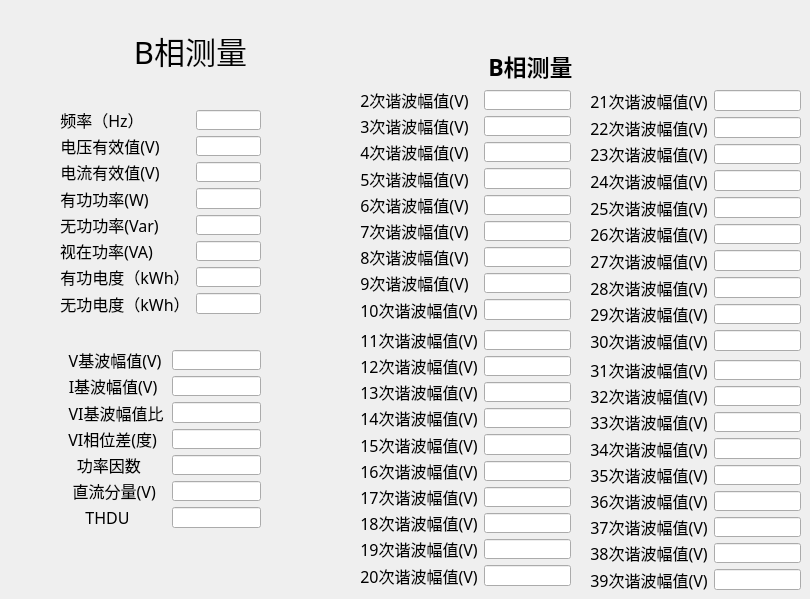
     <widget class="QWidget" name="tab_4">
      <attribute name="title">
       <string>B相基本量</string>
      </attribute>
      <widget class="QLabel" name="label_9">
       <property name="geometry">
        <rect>
         <x>50</x>
         <y>30</y>
         <width>281</width>
         <height>41</height>
        </rect>
       </property>
       <property name="font">
        <font>
         <family>楷体</family>
         <pointsize>23</pointsize>
        </font>
       </property>
       <property name="text">
        <string>B相测量</string>
       </property>
       <property name="alignment">
        <set>Qt::AlignCenter</set>
       </property>
      </widget>
      <widget class="QWidget" name="layoutWidget_16">
       <property name="geometry">
        <rect>
         <x>360</x>
         <y>330</y>
         <width>211</width>
         <height>256</height>
        </rect>
       </property>
       <layout class="QFormLayout" name="formLayout_30">
        <item row="0" column="0">
         <widget class="QLabel" name="label_302">
          <property name="font">
           <font>
            <family>楷体</family>
            <pointsize>12</pointsize>
           </font>
          </property>
          <property name="text">
           <string>11次谐波幅值(V)</string>
          </property>
          <property name="alignment">
           <set>Qt::AlignCenter</set>
          </property>
         </widget>
        </item>
        <item row="0" column="1">
         <widget class="QLineEdit" name="B_shiyicixiebofuzhi"/>
        </item>
        <item row="1" column="0">
         <widget class="QLabel" name="label_303">
          <property name="font">
           <font>
            <family>楷体</family>
            <pointsize>12</pointsize>
           </font>
          </property>
          <property name="text">
           <string>12次谐波幅值(V)</string>
          </property>
          <property name="alignment">
           <set>Qt::AlignCenter</set>
          </property>
         </widget>
        </item>
        <item row="1" column="1">
         <widget class="QLineEdit" name="B_shiercixiebofuzhi"/>
        </item>
        <item row="2" column="0">
         <widget class="QLabel" name="label_304">
          <property name="font">
           <font>
            <family>楷体</family>
            <pointsize>12</pointsize>
           </font>
          </property>
          <property name="text">
           <string>13次谐波幅值(V)</string>
          </property>
          <property name="alignment">
           <set>Qt::AlignCenter</set>
          </property>
         </widget>
        </item>
        <item row="2" column="1">
         <widget class="QLineEdit" name="B_shisancixiebofuzhi"/>
        </item>
        <item row="3" column="0">
         <widget class="QLabel" name="label_305">
          <property name="font">
           <font>
            <family>楷体</family>
            <pointsize>12</pointsize>
           </font>
          </property>
          <property name="text">
           <string>14次谐波幅值(V)</string>
          </property>
          <property name="alignment">
           <set>Qt::AlignCenter</set>
          </property>
         </widget>
        </item>
        <item row="3" column="1">
         <widget class="QLineEdit" name="B_shisicixiebofuzhi"/>
        </item>
        <item row="4" column="0">
         <widget class="QLabel" name="label_306">
          <property name="font">
           <font>
            <family>楷体</family>
            <pointsize>12</pointsize>
           </font>
          </property>
          <property name="text">
           <string>15次谐波幅值(V)</string>
          </property>
          <property name="alignment">
           <set>Qt::AlignCenter</set>
          </property>
         </widget>
        </item>
        <item row="4" column="1">
         <widget class="QLineEdit" name="B_shiwucixiebofuzhi"/>
        </item>
        <item row="5" column="0">
         <widget class="QLabel" name="label_307">
          <property name="font">
           <font>
            <family>楷体</family>
            <pointsize>12</pointsize>
           </font>
          </property>
          <property name="text">
           <string>16次谐波幅值(V)</string>
          </property>
          <property name="alignment">
           <set>Qt::AlignCenter</set>
          </property>
         </widget>
        </item>
        <item row="5" column="1">
         <widget class="QLineEdit" name="B_shiliucixiebofuzhi"/>
        </item>
        <item row="6" column="0">
         <widget class="QLabel" name="label_308">
          <property name="font">
           <font>
            <family>楷体</family>
            <pointsize>12</pointsize>
           </font>
          </property>
          <property name="text">
           <string>17次谐波幅值(V)</string>
          </property>
          <property name="alignment">
           <set>Qt::AlignCenter</set>
          </property>
         </widget>
        </item>
        <item row="6" column="1">
         <widget class="QLineEdit" name="B_shiqicixiebofuzhi"/>
        </item>
        <item row="7" column="0">
         <widget class="QLabel" name="label_309">
          <property name="font">
           <font>
            <family>楷体</family>
            <pointsize>12</pointsize>
           </font>
          </property>
          <property name="text">
           <string>18次谐波幅值(V)</string>
          </property>
          <property name="alignment">
           <set>Qt::AlignCenter</set>
          </property>
         </widget>
        </item>
        <item row="7" column="1">
         <widget class="QLineEdit" name="B_shibacixiebofuzhi"/>
        </item>
        <item row="8" column="0">
         <widget class="QLabel" name="label_310">
          <property name="font">
           <font>
            <family>楷体</family>
            <pointsize>12</pointsize>
           </font>
          </property>
          <property name="text">
           <string>19次谐波幅值(V)</string>
          </property>
          <property name="alignment">
           <set>Qt::AlignCenter</set>
          </property>
         </widget>
        </item>
        <item row="8" column="1">
         <widget class="QLineEdit" name="B_shijiucixiebofuzhi"/>
        </item>
        <item row="9" column="0">
         <widget class="QLabel" name="label_311">
          <property name="font">
           <font>
            <family>楷体</family>
            <pointsize>12</pointsize>
           </font>
          </property>
          <property name="text">
           <string>20次谐波幅值(V)</string>
          </property>
          <property name="alignment">
           <set>Qt::AlignCenter</set>
          </property>
         </widget>
        </item>
        <item row="9" column="1">
         <widget class="QLineEdit" name="B_ershicixiebofuzhi"/>
        </item>
       </layout>
      </widget>
      <widget class="QWidget" name="layoutWidget_17">
       <property name="geometry">
        <rect>
         <x>590</x>
         <y>90</y>
         <width>211</width>
         <height>261</height>
        </rect>
       </property>
       <layout class="QFormLayout" name="formLayout_31">
        <item row="0" column="0">
         <widget class="QLabel" name="label_312">
          <property name="font">
           <font>
            <family>楷体</family>
            <pointsize>12</pointsize>
           </font>
          </property>
          <property name="text">
           <string>21次谐波幅值(V)</string>
          </property>
          <property name="alignment">
           <set>Qt::AlignCenter</set>
          </property>
         </widget>
        </item>
        <item row="0" column="1">
         <widget class="QLineEdit" name="B_ershiyicixiebofuzhi"/>
        </item>
        <item row="1" column="0">
         <widget class="QLabel" name="label_313">
          <property name="font">
           <font>
            <family>楷体</family>
            <pointsize>12</pointsize>
           </font>
          </property>
          <property name="text">
           <string>22次谐波幅值(V)</string>
          </property>
          <property name="alignment">
           <set>Qt::AlignCenter</set>
          </property>
         </widget>
        </item>
        <item row="1" column="1">
         <widget class="QLineEdit" name="B_ershiercixiebofuzhi"/>
        </item>
        <item row="2" column="0">
         <widget class="QLabel" name="label_314">
          <property name="font">
           <font>
            <family>楷体</family>
            <pointsize>12</pointsize>
           </font>
          </property>
          <property name="text">
           <string>23次谐波幅值(V)</string>
          </property>
          <property name="alignment">
           <set>Qt::AlignCenter</set>
          </property>
         </widget>
        </item>
        <item row="2" column="1">
         <widget class="QLineEdit" name="B_ershisancixiebofuzhi"/>
        </item>
        <item row="3" column="0">
         <widget class="QLabel" name="label_315">
          <property name="font">
           <font>
            <family>楷体</family>
            <pointsize>12</pointsize>
           </font>
          </property>
          <property name="text">
           <string>24次谐波幅值(V)</string>
          </property>
          <property name="alignment">
           <set>Qt::AlignCenter</set>
          </property>
         </widget>
        </item>
        <item row="3" column="1">
         <widget class="QLineEdit" name="B_ershisicixiebofuzhi"/>
        </item>
        <item row="4" column="1">
         <widget class="QLineEdit" name="B_ershiwucixiebofuzhi"/>
        </item>
        <item row="5" column="0">
         <widget class="QLabel" name="label_316">
          <property name="font">
           <font>
            <family>楷体</family>
            <pointsize>12</pointsize>
           </font>
          </property>
          <property name="text">
           <string>26次谐波幅值(V)</string>
          </property>
          <property name="alignment">
           <set>Qt::AlignCenter</set>
          </property>
         </widget>
        </item>
        <item row="5" column="1">
         <widget class="QLineEdit" name="B_ershiliucixiebofuzhi"/>
        </item>
        <item row="6" column="0">
         <widget class="QLabel" name="label_317">
          <property name="font">
           <font>
            <family>楷体</family>
            <pointsize>12</pointsize>
           </font>
          </property>
          <property name="text">
           <string>27次谐波幅值(V)</string>
          </property>
          <property name="alignment">
           <set>Qt::AlignCenter</set>
          </property>
         </widget>
        </item>
        <item row="6" column="1">
         <widget class="QLineEdit" name="B_ershiqicixiebofuzhi"/>
        </item>
        <item row="7" column="0">
         <widget class="QLabel" name="label_318">
          <property name="font">
           <font>
            <family>楷体</family>
            <pointsize>12</pointsize>
           </font>
          </property>
          <property name="text">
           <string>28次谐波幅值(V)</string>
          </property>
          <property name="alignment">
           <set>Qt::AlignCenter</set>
          </property>
         </widget>
        </item>
        <item row="7" column="1">
         <widget class="QLineEdit" name="B_ershibacixiebofuzhi"/>
        </item>
        <item row="8" column="0">
         <widget class="QLabel" name="label_319">
          <property name="font">
           <font>
            <family>楷体</family>
            <pointsize>12</pointsize>
           </font>
          </property>
          <property name="text">
           <string>29次谐波幅值(V)</string>
          </property>
          <property name="alignment">
           <set>Qt::AlignCenter</set>
          </property>
         </widget>
        </item>
        <item row="8" column="1">
         <widget class="QLineEdit" name="B_ershijiucixiebofuzhi"/>
        </item>
        <item row="9" column="0">
         <widget class="QLabel" name="label_320">
          <property name="font">
           <font>
            <family>楷体</family>
            <pointsize>12</pointsize>
           </font>
          </property>
          <property name="text">
           <string>30次谐波幅值(V)</string>
          </property>
          <property name="alignment">
           <set>Qt::AlignCenter</set>
          </property>
         </widget>
        </item>
        <item row="9" column="1">
         <widget class="QLineEdit" name="B_sanshicixiebofuzhi"/>
        </item>
        <item row="4" column="0">
         <widget class="QLabel" name="label_321">
          <property name="font">
           <font>
            <family>楷体</family>
            <pointsize>12</pointsize>
           </font>
          </property>
          <property name="text">
           <string>25次谐波幅值(V)</string>
          </property>
          <property name="alignment">
           <set>Qt::AlignCenter</set>
          </property>
         </widget>
        </item>
       </layout>
      </widget>
      <widget class="QWidget" name="layoutWidget_15">
       <property name="geometry">
        <rect>
         <x>360</x>
         <y>90</y>
         <width>211</width>
         <height>230</height>
        </rect>
       </property>
       <layout class="QFormLayout" name="formLayout_32">
        <item row="0" column="0">
         <widget class="QLabel" name="label_322">
          <property name="font">
           <font>
            <family>楷体</family>
            <pointsize>12</pointsize>
           </font>
          </property>
          <property name="text">
           <string>2次谐波幅值(V)</string>
          </property>
          <property name="alignment">
           <set>Qt::AlignCenter</set>
          </property>
         </widget>
        </item>
        <item row="0" column="1">
         <widget class="QLineEdit" name="B_ercixiebofuzhi"/>
        </item>
        <item row="1" column="0">
         <widget class="QLabel" name="label_323">
          <property name="font">
           <font>
            <family>楷体</family>
            <pointsize>12</pointsize>
           </font>
          </property>
          <property name="text">
           <string>3次谐波幅值(V)</string>
          </property>
          <property name="alignment">
           <set>Qt::AlignCenter</set>
          </property>
         </widget>
        </item>
        <item row="1" column="1">
         <widget class="QLineEdit" name="B_sancixiebofuzhi"/>
        </item>
        <item row="2" column="0">
         <widget class="QLabel" name="label_324">
          <property name="font">
           <font>
            <family>楷体</family>
            <pointsize>12</pointsize>
           </font>
          </property>
          <property name="text">
           <string>4次谐波幅值(V)</string>
          </property>
          <property name="alignment">
           <set>Qt::AlignCenter</set>
          </property>
         </widget>
        </item>
        <item row="2" column="1">
         <widget class="QLineEdit" name="B_sicixiebofuzhi"/>
        </item>
        <item row="3" column="0">
         <widget class="QLabel" name="label_325">
          <property name="font">
           <font>
            <family>楷体</family>
            <pointsize>12</pointsize>
           </font>
          </property>
          <property name="text">
           <string>5次谐波幅值(V)</string>
          </property>
          <property name="alignment">
           <set>Qt::AlignCenter</set>
          </property>
         </widget>
        </item>
        <item row="3" column="1">
         <widget class="QLineEdit" name="B_wucixiebofuzhi"/>
        </item>
        <item row="4" column="0">
         <widget class="QLabel" name="label_326">
          <property name="font">
           <font>
            <family>楷体</family>
            <pointsize>12</pointsize>
           </font>
          </property>
          <property name="text">
           <string>6次谐波幅值(V)</string>
          </property>
          <property name="alignment">
           <set>Qt::AlignCenter</set>
          </property>
         </widget>
        </item>
        <item row="4" column="1">
         <widget class="QLineEdit" name="B_liucixiebofuzhi"/>
        </item>
        <item row="5" column="0">
         <widget class="QLabel" name="label_327">
          <property name="font">
           <font>
            <family>楷体</family>
            <pointsize>12</pointsize>
           </font>
          </property>
          <property name="text">
           <string>7次谐波幅值(V)</string>
          </property>
          <property name="alignment">
           <set>Qt::AlignCenter</set>
          </property>
         </widget>
        </item>
        <item row="5" column="1">
         <widget class="QLineEdit" name="B_qicixiebofuzhi"/>
        </item>
        <item row="6" column="0">
         <widget class="QLabel" name="label_328">
          <property name="font">
           <font>
            <family>楷体</family>
            <pointsize>12</pointsize>
           </font>
          </property>
          <property name="text">
           <string>8次谐波幅值(V)</string>
          </property>
          <property name="alignment">
           <set>Qt::AlignCenter</set>
          </property>
         </widget>
        </item>
        <item row="6" column="1">
         <widget class="QLineEdit" name="B_bacixiebofuzhi"/>
        </item>
        <item row="7" column="0">
         <widget class="QLabel" name="label_329">
          <property name="font">
           <font>
            <family>楷体</family>
            <pointsize>12</pointsize>
           </font>
          </property>
          <property name="text">
           <string>9次谐波幅值(V)</string>
          </property>
          <property name="alignment">
           <set>Qt::AlignCenter</set>
          </property>
         </widget>
        </item>
        <item row="7" column="1">
         <widget class="QLineEdit" name="B_jiucixiebofuzhi"/>
        </item>
        <item row="8" column="0">
         <widget class="QLabel" name="label_330">
          <property name="font">
           <font>
            <family>楷体</family>
            <pointsize>12</pointsize>
           </font>
          </property>
          <property name="text">
           <string>10次谐波幅值(V)</string>
          </property>
          <property name="alignment">
           <set>Qt::AlignCenter</set>
          </property>
         </widget>
        </item>
        <item row="8" column="1">
         <widget class="QLineEdit" name="B_shicixiebofuzhi"/>
        </item>
       </layout>
      </widget>
      <widget class="QWidget" name="layoutWidget_18">
       <property name="geometry">
        <rect>
         <x>590</x>
         <y>360</y>
         <width>211</width>
         <height>230</height>
        </rect>
       </property>
       <layout class="QFormLayout" name="formLayout_33">
        <item row="0" column="0">
         <widget class="QLabel" name="label_331">
          <property name="font">
           <font>
            <family>楷体</family>
            <pointsize>12</pointsize>
           </font>
          </property>
          <property name="text">
           <string>31次谐波幅值(V)</string>
          </property>
          <property name="alignment">
           <set>Qt::AlignCenter</set>
          </property>
         </widget>
        </item>
        <item row="0" column="1">
         <widget class="QLineEdit" name="B_sanshiyicixiebofuzhi"/>
        </item>
        <item row="1" column="0">
         <widget class="QLabel" name="label_332">
          <property name="font">
           <font>
            <family>楷体</family>
            <pointsize>12</pointsize>
           </font>
          </property>
          <property name="text">
           <string>32次谐波幅值(V)</string>
          </property>
          <property name="alignment">
           <set>Qt::AlignCenter</set>
          </property>
         </widget>
        </item>
        <item row="1" column="1">
         <widget class="QLineEdit" name="B_sanshiercixiebofuzhi"/>
        </item>
        <item row="2" column="0">
         <widget class="QLabel" name="label_333">
          <property name="font">
           <font>
            <family>楷体</family>
            <pointsize>12</pointsize>
           </font>
          </property>
          <property name="text">
           <string>33次谐波幅值(V)</string>
          </property>
          <property name="alignment">
           <set>Qt::AlignCenter</set>
          </property>
         </widget>
        </item>
        <item row="2" column="1">
         <widget class="QLineEdit" name="B_sanshisancixiebofuzhi"/>
        </item>
        <item row="3" column="0">
         <widget class="QLabel" name="label_334">
          <property name="font">
           <font>
            <family>楷体</family>
            <pointsize>12</pointsize>
           </font>
          </property>
          <property name="text">
           <string>34次谐波幅值(V)</string>
          </property>
          <property name="alignment">
           <set>Qt::AlignCenter</set>
          </property>
         </widget>
        </item>
        <item row="3" column="1">
         <widget class="QLineEdit" name="B_sanshisicixiebofuzhi"/>
        </item>
        <item row="4" column="0">
         <widget class="QLabel" name="label_335">
          <property name="font">
           <font>
            <family>楷体</family>
            <pointsize>12</pointsize>
           </font>
          </property>
          <property name="text">
           <string>35次谐波幅值(V)</string>
          </property>
          <property name="alignment">
           <set>Qt::AlignCenter</set>
          </property>
         </widget>
        </item>
        <item row="4" column="1">
         <widget class="QLineEdit" name="B_sanshiwucixiebofuzhi"/>
        </item>
        <item row="5" column="0">
         <widget class="QLabel" name="label_336">
          <property name="font">
           <font>
            <family>楷体</family>
            <pointsize>12</pointsize>
           </font>
          </property>
          <property name="text">
           <string>36次谐波幅值(V)</string>
          </property>
          <property name="alignment">
           <set>Qt::AlignCenter</set>
          </property>
         </widget>
        </item>
        <item row="5" column="1">
         <widget class="QLineEdit" name="B_sanshiliucixiebofuzhi"/>
        </item>
        <item row="6" column="0">
         <widget class="QLabel" name="label_337">
          <property name="font">
           <font>
            <family>楷体</family>
            <pointsize>12</pointsize>
           </font>
          </property>
          <property name="text">
           <string>37次谐波幅值(V)</string>
          </property>
          <property name="alignment">
           <set>Qt::AlignCenter</set>
          </property>
         </widget>
        </item>
        <item row="6" column="1">
         <widget class="QLineEdit" name="B_sanshiqicixiebofuzhi"/>
        </item>
        <item row="7" column="0">
         <widget class="QLabel" name="label_338">
          <property name="font">
           <font>
            <family>楷体</family>
            <pointsize>12</pointsize>
           </font>
          </property>
          <property name="text">
           <string>38次谐波幅值(V)</string>
          </property>
          <property name="alignment">
           <set>Qt::AlignCenter</set>
          </property>
         </widget>
        </item>
        <item row="7" column="1">
         <widget class="QLineEdit" name="B_sanshibacixiebofuzhi"/>
        </item>
        <item row="8" column="0">
         <widget class="QLabel" name="label_339">
          <property name="font">
           <font>
            <family>楷体</family>
            <pointsize>12</pointsize>
           </font>
          </property>
          <property name="text">
           <string>39次谐波幅值(V)</string>
          </property>
          <property name="alignment">
           <set>Qt::AlignCenter</set>
          </property>
         </widget>
        </item>
        <item row="8" column="1">
         <widget class="QLineEdit" name="B_sanshijiucixiebofuzhi"/>
        </item>
       </layout>
      </widget>
      <widget class="QWidget" name="layoutWidget_13">
       <property name="geometry">
        <rect>
         <x>60</x>
         <y>110</y>
         <width>201</width>
         <height>204</height>
        </rect>
       </property>
       <layout class="QFormLayout" name="formLayout_34">
        <item row="0" column="0">
         <widget class="QLabel" name="label_155">
          <property name="font">
           <font>
            <family>楷体</family>
            <pointsize>12</pointsize>
           </font>
          </property>
          <property name="text">
           <string>频率（Hz）</string>
          </property>
          <property name="alignment">
           <set>Qt::AlignCenter</set>
          </property>
         </widget>
        </item>
        <item row="0" column="1">
         <widget class="QLineEdit" name="B_FHz"/>
        </item>
        <item row="1" column="0">
         <widget class="QLabel" name="label_156">
          <property name="font">
           <font>
            <family>楷体</family>
            <pointsize>12</pointsize>
           </font>
          </property>
          <property name="text">
           <string>电压有效值(V)</string>
          </property>
          <property name="alignment">
           <set>Qt::AlignCenter</set>
          </property>
         </widget>
        </item>
        <item row="1" column="1">
         <widget class="QLineEdit" name="B_rms"/>
        </item>
        <item row="2" column="0">
         <widget class="QLabel" name="label_157">
          <property name="font">
           <font>
            <family>楷体</family>
            <pointsize>12</pointsize>
           </font>
          </property>
          <property name="text">
           <string>电流有效值(V)</string>
          </property>
          <property name="alignment">
           <set>Qt::AlignCenter</set>
          </property>
         </widget>
        </item>
        <item row="2" column="1">
         <widget class="QLineEdit" name="B_I_rms"/>
        </item>
        <item row="3" column="0">
         <widget class="QLabel" name="label_158">
          <property name="font">
           <font>
            <family>楷体</family>
            <pointsize>12</pointsize>
           </font>
          </property>
          <property name="layoutDirection">
           <enum>Qt::LeftToRight</enum>
          </property>
          <property name="text">
           <string>有功功率(W)</string>
          </property>
          <property name="alignment">
           <set>Qt::AlignCenter</set>
          </property>
         </widget>
        </item>
        <item row="3" column="1">
         <widget class="QLineEdit" name="B_PW"/>
        </item>
        <item row="4" column="0">
         <widget class="QLabel" name="label_165">
          <property name="font">
           <font>
            <family>楷体</family>
            <pointsize>12</pointsize>
           </font>
          </property>
          <property name="text">
           <string>无功功率(Var)</string>
          </property>
          <property name="alignment">
           <set>Qt::AlignCenter</set>
          </property>
         </widget>
        </item>
        <item row="4" column="1">
         <widget class="QLineEdit" name="B_QVar"/>
        </item>
        <item row="5" column="0">
         <widget class="QLabel" name="label_171">
          <property name="font">
           <font>
            <family>楷体</family>
            <pointsize>12</pointsize>
           </font>
          </property>
          <property name="text">
           <string>视在功率(VA)</string>
          </property>
          <property name="alignment">
           <set>Qt::AlignCenter</set>
          </property>
         </widget>
        </item>
        <item row="5" column="1">
         <widget class="QLineEdit" name="B_SVA"/>
        </item>
        <item row="6" column="0">
         <widget class="QLabel" name="label_172">
          <property name="font">
           <font>
            <family>楷体</family>
            <pointsize>12</pointsize>
           </font>
          </property>
          <property name="text">
           <string>有功电度（kWh）</string>
          </property>
          <property name="alignment">
           <set>Qt::AlignCenter</set>
          </property>
         </widget>
        </item>
        <item row="6" column="1">
         <widget class="QLineEdit" name="B_PT"/>
        </item>
        <item row="7" column="0">
         <widget class="QLabel" name="label_173">
          <property name="font">
           <font>
            <family>楷体</family>
            <pointsize>12</pointsize>
           </font>
          </property>
          <property name="text">
           <string>无功电度（kWh）</string>
          </property>
          <property name="alignment">
           <set>Qt::AlignCenter</set>
          </property>
         </widget>
        </item>
        <item row="7" column="1">
         <widget class="QLineEdit" name="B_QT"/>
        </item>
       </layout>
      </widget>
      <widget class="QLabel" name="label_8">
       <property name="geometry">
        <rect>
         <x>390</x>
         <y>40</y>
         <width>281</width>
         <height>51</height>
        </rect>
       </property>
       <property name="font">
        <font>
         <family>楷体</family>
         <pointsize>17</pointsize>
         <weight>75</weight>
         <bold>true</bold>
         <strikeout>false</strikeout>
        </font>
       </property>
       <property name="text">
        <string>B相测量</string>
       </property>
       <property name="textFormat">
        <enum>Qt::AutoText</enum>
       </property>
       <property name="alignment">
        <set>Qt::AlignCenter</set>
       </property>
      </widget>
      <widget class="QWidget" name="layoutWidget_27">
       <property name="geometry">
        <rect>
         <x>60</x>
         <y>350</y>
         <width>201</width>
         <height>178</height>
        </rect>
       </property>
       <layout class="QFormLayout" name="formLayout_41">
        <item row="0" column="0">
         <widget class="QLabel" name="label_161">
          <property name="font">
           <font>
            <family>楷体</family>
            <pointsize>12</pointsize>
           </font>
          </property>
          <property name="text">
           <string>  V基波幅值(V) </string>
          </property>
          <property name="alignment">
           <set>Qt::AlignCenter</set>
          </property>
         </widget>
        </item>
        <item row="0" column="1">
         <widget class="QLineEdit" name="B_V_jibofuzhi"/>
        </item>
        <item row="1" column="0">
         <widget class="QLabel" name="label_162">
          <property name="font">
           <font>
            <family>楷体</family>
            <pointsize>12</pointsize>
           </font>
          </property>
          <property name="text">
           <string>  I基波幅值(V) </string>
          </property>
          <property name="alignment">
           <set>Qt::AlignCenter</set>
          </property>
         </widget>
        </item>
        <item row="1" column="1">
         <widget class="QLineEdit" name="B_I_jibofuzhi"/>
        </item>
        <item row="2" column="0">
         <widget class="QLabel" name="VI_xiangweicha_8">
          <property name="font">
           <font>
            <family>楷体</family>
            <pointsize>12</pointsize>
           </font>
          </property>
          <property name="text">
           <string>  VI基波幅值比</string>
          </property>
          <property name="alignment">
           <set>Qt::AlignCenter</set>
          </property>
         </widget>
        </item>
        <item row="2" column="1">
         <widget class="QLineEdit" name="B_VI_jibofuzhibi"/>
        </item>
        <item row="3" column="0">
         <widget class="QLabel" name="VI_xiangweicha_9">
          <property name="font">
           <font>
            <family>楷体</family>
            <pointsize>12</pointsize>
           </font>
          </property>
          <property name="text">
           <string>  VI相位差(度)</string>
          </property>
          <property name="alignment">
           <set>Qt::AlignCenter</set>
          </property>
         </widget>
        </item>
        <item row="3" column="1">
         <widget class="QLineEdit" name="B_VI_xiangweicha"/>
        </item>
        <item row="4" column="0">
         <widget class="QLabel" name="VI_xiangweicha_10">
          <property name="font">
           <font>
            <family>楷体</family>
            <pointsize>12</pointsize>
           </font>
          </property>
          <property name="text">
           <string>    功率因数</string>
          </property>
          <property name="textFormat">
           <enum>Qt::PlainText</enum>
          </property>
          <property name="alignment">
           <set>Qt::AlignCenter</set>
          </property>
         </widget>
        </item>
        <item row="4" column="1">
         <widget class="QLineEdit" name="B_VI_cos"/>
        </item>
        <item row="5" column="0">
         <widget class="QLabel" name="label_35">
          <property name="font">
           <font>
            <family>楷体</family>
            <pointsize>12</pointsize>
           </font>
          </property>
          <property name="text">
           <string>   直流分量(V)</string>
          </property>
          <property name="textFormat">
           <enum>Qt::PlainText</enum>
          </property>
          <property name="alignment">
           <set>Qt::AlignCenter</set>
          </property>
         </widget>
        </item>
        <item row="5" column="1">
         <widget class="QLineEdit" name="B_zhiliufenliang"/>
        </item>
        <item row="6" column="0">
         <widget class="QLabel" name="label_163">
          <property name="font">
           <font>
            <family>楷体</family>
            <pointsize>12</pointsize>
           </font>
          </property>
          <property name="text">
           <string>      THDU</string>
          </property>
          <property name="alignment">
           <set>Qt::AlignCenter</set>
          </property>
         </widget>
        </item>
        <item row="6" column="1">
         <widget class="QLineEdit" name="B_Thdu"/>
        </item>
       </layout>
      </widget>
     </widget>
